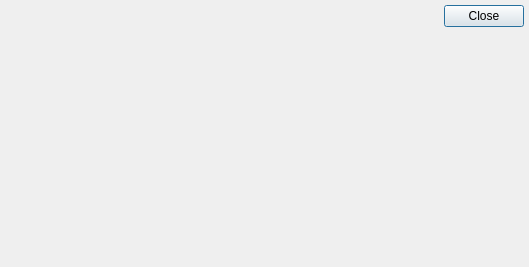
<?xml version="1.0" encoding="UTF-8"?>
<ui version="4.0">
 <comment>This file is part of the xTuple ERP: PostBooks Edition, a free and
open source Enterprise Resource Planning software suite,
Copyright (c) 1999-2011 by OpenMFG LLC, d/b/a xTuple.
It is licensed to you under the Common Public Attribution License
version 1.0, the full text of which (including xTuple-specific Exhibits)
is available at www.xtuple.com/CPAL.  By using this software, you agree
to be bound by its terms.</comment>
 <class>addPoComment</class>
 <widget class="QDialog" name="addPoComment">
  <property name="geometry">
   <rect>
    <x>0</x>
    <y>0</y>
    <width>529</width>
    <height>267</height>
   </rect>
  </property>
  <property name="windowTitle">
   <string>Add Purchase Order Comment</string>
  </property>
  <layout class="QVBoxLayout">
   <property name="spacing">
    <number>0</number>
   </property>
   <property name="margin">
    <number>5</number>
   </property>
   <item>
    <layout class="QHBoxLayout">
     <property name="spacing">
      <number>7</number>
     </property>
     <item>
      <widget class="OrderCluster" name="_po">
       <property name="allowedTypes">
        <set>OrderLineEdit::Purchase</set>
       </property>
      </widget>
     </item>
     <item>
      <widget class="QDialogButtonBox" name="_buttonBox">
       <property name="orientation">
        <enum>Qt::Vertical</enum>
       </property>
       <property name="standardButtons">
        <set>QDialogButtonBox::Close</set>
       </property>
      </widget>
     </item>
    </layout>
   </item>
   <item>
    <widget class="Comments" name="_comments">
     <property name="type">
      <enum>Comments::PurchaseOrder</enum>
     </property>
    </widget>
   </item>
  </layout>
 </widget>
 <layoutdefault spacing="6" margin="11"/>
 <pixmapfunction>qPixmapFromMimeSource</pixmapfunction>
 <customwidgets>
  <customwidget>
   <class>Comments</class>
   <extends>QWidget</extends>
   <header>comments.h</header>
  </customwidget>
  <customwidget>
   <class>OrderCluster</class>
   <extends>QWidget</extends>
   <header>ordercluster.h</header>
  </customwidget>
 </customwidgets>
 <resources/>
 <connections>
  <connection>
   <sender>_po</sender>
   <signal>newId(int,QString)</signal>
   <receiver>_comments</receiver>
   <slot>setId(int)</slot>
   <hints>
    <hint type="sourcelabel">
     <x>20</x>
     <y>20</y>
    </hint>
    <hint type="destinationlabel">
     <x>20</x>
     <y>20</y>
    </hint>
   </hints>
  </connection>
  <connection>
   <sender>_buttonBox</sender>
   <signal>accepted()</signal>
   <receiver>addPoComment</receiver>
   <slot>accept()</slot>
   <hints>
    <hint type="sourcelabel">
     <x>485</x>
     <y>46</y>
    </hint>
    <hint type="destinationlabel">
     <x>264</x>
     <y>133</y>
    </hint>
   </hints>
  </connection>
  <connection>
   <sender>_buttonBox</sender>
   <signal>rejected()</signal>
   <receiver>addPoComment</receiver>
   <slot>reject()</slot>
   <hints>
    <hint type="sourcelabel">
     <x>485</x>
     <y>46</y>
    </hint>
    <hint type="destinationlabel">
     <x>264</x>
     <y>133</y>
    </hint>
   </hints>
  </connection>
 </connections>
</ui>
